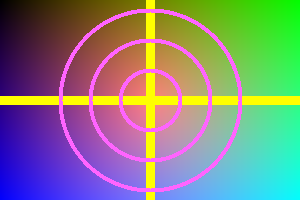
#> input picture example_gradient.ppm, 300 x 200 px
$ python test.py example_gradient.ppm 100
#> lines starting #> are read from the running program, lines starting #| are printed output that depends on the picture
import sys
import numpy as np
from PIL import Image

# Contrast on a scale -10 -> 10
contrast = 10
density = ('$@B%8&WM#*oahkbdpqwmZO0QLCJUYXzcvunxrjft/\|'
           '()1{}[]?-_+~<>i!lI;:,"^`\'.            ')
density = density[:-11+contrast]
n = len(density)

img_name = sys.argv[1]
try:
    width = int(sys.argv[2])
except IndexError:
    # Default ASCII image width.
    width = 100

# Read in the image, keep original colors and create greyscale version.
img = Image.open(img_name)
#> img is the input picture: PIL image 300x200 RGB; mean R, G, B 131.3, 133.1, 127.5
img_rgb = img.convert('RGB')  # Keep original colors
img_gray = img.convert('L')   # Greyscale for brightness calculation
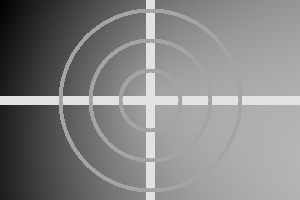
#> img_gray: PIL image 300x200 L; min 0, max 226, mean 132
# Resize both images as required.
orig_width, orig_height = img.size
#> orig_width = 300; orig_height = 200
r = orig_height / orig_width
#> r = 0.667
# The ASCII character glyphs are taller than they are wide. Maintain the aspect
# ratio by reducing the image height.
height = int(width * r * 0.5)
#> height = 33
img_rgb = img_rgb.resize((width, height), Image.LANCZOS)
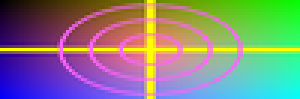
#> img_rgb: PIL image 100x33 RGB (shown 3 times larger); mean R, G, B 130.9, 132.7, 127.8
img_gray = img_gray.resize((width, height), Image.LANCZOS)
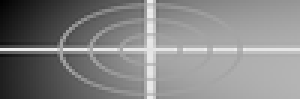
#> img_gray: PIL image 100x33 L (shown 3 times larger); min 1, max 242, mean 132

# Function to convert RGB to ANSI color code
def rgb_to_ansi(r, g, b):
    """Convert RGB values to ANSI 256-color escape sequence"""
    return f"\033[38;2;{r};{g};{b}m"

def reset_color():
    """Reset color to default"""
    return "\033[0m"

# Now map the pixel brightness to the ASCII density glyphs with colors.
arr_gray = np.array(img_gray)  # For brightness calculation
arr_rgb = np.array(img_rgb)    # For color information

for i in range(height):
    for j in range(width):
        # Get brightness from grayscale image
        p = arr_gray[i,j]
        k = int(np.floor(p/256 * n))

        # Get RGB color from original image
        r, g, b = arr_rgb[i,j]

        # Apply color and print ASCII character
        color_code = rgb_to_ansi(r, g, b)
        ascii_char = density[n-1-k]
        print(f"{color_code}{ascii_char}{reset_color()}", end='')
    print()
